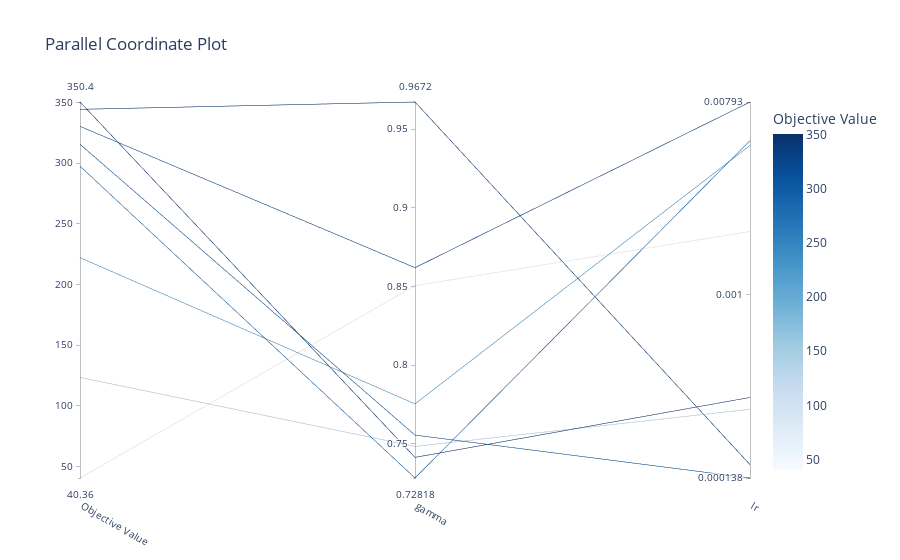

The cell this chart's notebook holds for it:
### Code cell
plot_parallel_coordinate(study, params=["lr", "gamma", "lam", "termination_reg", "term_arch_layers", "minibatch_size"])

### Figure 1 — Plotly figure (JSON) as saved in the notebook; plotly's stock layout.template omitted (floating-point values rounded to 4 significant figures)
{"data": [{"dimensions": [{"label": "Objective Value", "range": [40.36, 350.4], "values": [40.36, 222.1, 350.4, 344.4, 123.3, 315.6, 330.3, 297.5]}, {"label": "gamma", "range": [0.7282, 0.9672], "values": [0.8505, 0.7753, 0.7413, 0.9672, 0.7483, 0.7555, 0.8619, 0.7282]}, {"label": "lr", "range": [-3.859, -2.101], "ticktext": ["0.000138", "0.001", "0.00793"], "tickvals": [-3.859, -3, -2.101], "values": [-2.706, -2.304, -3.482, -3.796, -3.537, -3.859, -2.101, -2.281]}], "labelangle": 30, "labelside": "bottom", "line": {"color": [40.36, 222.1, 350.4, 344.4, 123.3, 315.6, 330.3, 297.5], "colorbar": {"title": {"text": "Objective Value"}}, "colorscale": [[0, "rgb(247,251,255)"], [0.125, "rgb(222,235,247)"], [0.25, "rgb(198,219,239)"], [0.375, "rgb(158,202,225)"], [0.5, "rgb(107,174,214)"], [0.625, "rgb(66,146,198)"], [0.75, "rgb(33,113,181)"], [0.875, "rgb(8,81,156)"], [1, "rgb(8,48,107)"]], "reversescale": false, "showscale": true}, "type": "parcoords"}], "layout": {"title": {"text": "Parallel Coordinate Plot"}}}
